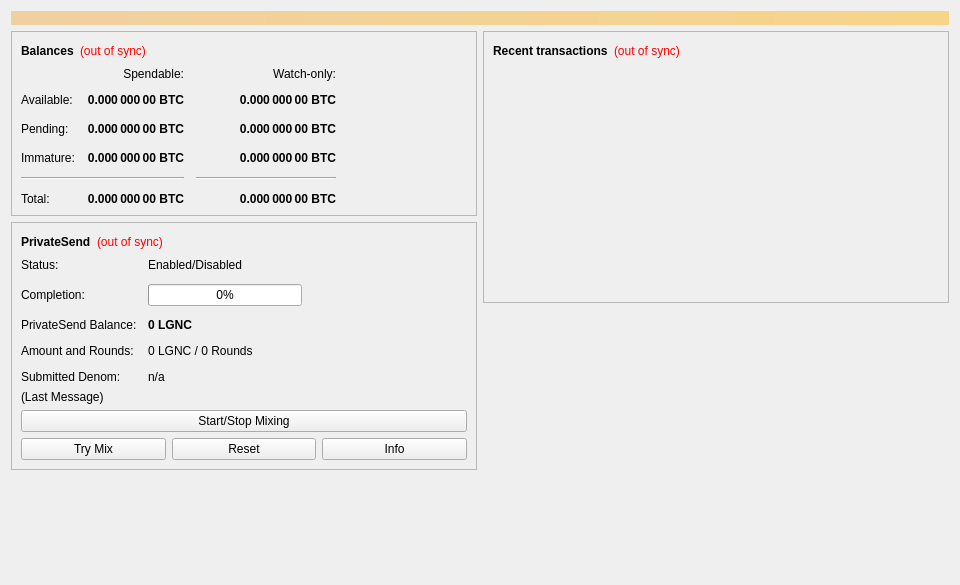
<?xml version="1.0" encoding="UTF-8"?>
<ui version="4.0">
 <class>OverviewPage</class>
 <widget class="QWidget" name="OverviewPage">
  <property name="geometry">
   <rect>
    <x>0</x>
    <y>0</y>
    <width>960</width>
    <height>585</height>
   </rect>
  </property>
  <property name="minimumSize">
   <size>
    <width>960</width>
    <height>0</height>
   </size>
  </property>
  <property name="windowTitle">
   <string>Form</string>
  </property>
  <layout class="QVBoxLayout" name="topLayout">
   <item>
    <widget class="QLabel" name="labelAlerts">
     <property name="visible">
      <bool>false</bool>
     </property>
     <property name="styleSheet">
      <string notr="true">QLabel { background-color: qlineargradient(x1: 0, y1: 0, x2: 1, y2: 0, stop:0 #F0D0A0, stop:1 #F8D488); color:#000000; }</string>
     </property>
     <property name="wordWrap">
      <bool>true</bool>
     </property>
     <property name="margin">
      <number>3</number>
     </property>
     <property name="textInteractionFlags">
      <set>Qt::TextSelectableByMouse</set>
     </property>
    </widget>
   </item>
   <item>
    <layout class="QHBoxLayout" name="horizontalLayout" stretch="1,1">
     <item>
      <layout class="QVBoxLayout" name="verticalLayout_2">
       <item>
        <widget class="QFrame" name="frame">
         <property name="frameShape">
          <enum>QFrame::StyledPanel</enum>
         </property>
         <property name="frameShadow">
          <enum>QFrame::Raised</enum>
         </property>
         <layout class="QVBoxLayout" name="verticalLayout_4">
          <item>
           <layout class="QHBoxLayout" name="horizontalLayout_4">
            <item>
             <widget class="QLabel" name="label_5">
              <property name="font">
               <font>
                <weight>75</weight>
                <bold>true</bold>
               </font>
              </property>
              <property name="text">
               <string>Balances</string>
              </property>
             </widget>
            </item>
            <item>
             <widget class="QLabel" name="labelWalletStatus">
              <property name="toolTip">
               <string>The displayed information may be out of date. Your wallet automatically synchronizes with the LegionCoin network after a connection is established, but this process has not completed yet.</string>
              </property>
              <property name="styleSheet">
               <string notr="true">QLabel { color: red; }</string>
              </property>
              <property name="text">
               <string notr="true">(out of sync)</string>
              </property>
              <property name="alignment">
               <set>Qt::AlignLeading|Qt::AlignLeft|Qt::AlignVCenter</set>
              </property>
             </widget>
            </item>
            <item>
             <spacer name="horizontalSpacer_3">
              <property name="orientation">
               <enum>Qt::Horizontal</enum>
              </property>
              <property name="sizeHint" stdset="0">
               <size>
                <width>40</width>
                <height>20</height>
               </size>
              </property>
             </spacer>
            </item>
           </layout>
          </item>
          <item>
           <layout class="QGridLayout" name="gridLayout">
            <property name="spacing">
             <number>12</number>
            </property>
            <item row="2" column="2">
             <widget class="QLabel" name="labelWatchPending">
              <property name="font">
               <font>
                <weight>75</weight>
                <bold>true</bold>
               </font>
              </property>
              <property name="cursor">
               <cursorShape>IBeamCursor</cursorShape>
              </property>
              <property name="toolTip">
               <string>Unconfirmed transactions to watch-only addresses</string>
              </property>
              <property name="text">
               <string notr="true">0.000 000 00 BTC</string>
              </property>
              <property name="alignment">
               <set>Qt::AlignRight|Qt::AlignTrailing|Qt::AlignVCenter</set>
              </property>
              <property name="textInteractionFlags">
               <set>Qt::LinksAccessibleByMouse|Qt::TextSelectableByKeyboard|Qt::TextSelectableByMouse</set>
              </property>
             </widget>
            </item>
            <item row="2" column="1">
             <widget class="QLabel" name="labelUnconfirmed">
              <property name="font">
               <font>
                <weight>75</weight>
                <bold>true</bold>
               </font>
              </property>
              <property name="cursor">
               <cursorShape>IBeamCursor</cursorShape>
              </property>
              <property name="toolTip">
               <string>Total of transactions that have yet to be confirmed, and do not yet count toward the spendable balance</string>
              </property>
              <property name="text">
               <string notr="true">0.000 000 00 BTC</string>
              </property>
              <property name="alignment">
               <set>Qt::AlignRight|Qt::AlignTrailing|Qt::AlignVCenter</set>
              </property>
              <property name="textInteractionFlags">
               <set>Qt::LinksAccessibleByMouse|Qt::TextSelectableByKeyboard|Qt::TextSelectableByMouse</set>
              </property>
             </widget>
            </item>
            <item row="3" column="2">
             <widget class="QLabel" name="labelWatchImmature">
              <property name="font">
               <font>
                <weight>75</weight>
                <bold>true</bold>
               </font>
              </property>
              <property name="cursor">
               <cursorShape>IBeamCursor</cursorShape>
              </property>
              <property name="toolTip">
               <string>Mined balance in watch-only addresses that has not yet matured</string>
              </property>
              <property name="text">
               <string notr="true">0.000 000 00 BTC</string>
              </property>
              <property name="alignment">
               <set>Qt::AlignRight|Qt::AlignTrailing|Qt::AlignVCenter</set>
              </property>
              <property name="textInteractionFlags">
               <set>Qt::LinksAccessibleByMouse|Qt::TextSelectableByKeyboard|Qt::TextSelectableByMouse</set>
              </property>
             </widget>
            </item>
            <item row="4" column="0" colspan="2">
             <widget class="Line" name="lineSpendableBalance">
              <property name="orientation">
               <enum>Qt::Horizontal</enum>
              </property>
             </widget>
            </item>
            <item row="4" column="2">
             <widget class="Line" name="lineWatchBalance">
              <property name="sizePolicy">
               <sizepolicy hsizetype="Preferred" vsizetype="Fixed">
                <horstretch>0</horstretch>
                <verstretch>0</verstretch>
               </sizepolicy>
              </property>
              <property name="minimumSize">
               <size>
                <width>140</width>
                <height>0</height>
               </size>
              </property>
              <property name="orientation">
               <enum>Qt::Horizontal</enum>
              </property>
             </widget>
            </item>
            <item row="5" column="0">
             <widget class="QLabel" name="labelTotalText">
              <property name="text">
               <string>Total:</string>
              </property>
             </widget>
            </item>
            <item row="3" column="1">
             <widget class="QLabel" name="labelImmature">
              <property name="font">
               <font>
                <weight>75</weight>
                <bold>true</bold>
               </font>
              </property>
              <property name="cursor">
               <cursorShape>IBeamCursor</cursorShape>
              </property>
              <property name="toolTip">
               <string>Mined balance that has not yet matured</string>
              </property>
              <property name="text">
               <string notr="true">0.000 000 00 BTC</string>
              </property>
              <property name="alignment">
               <set>Qt::AlignRight|Qt::AlignTrailing|Qt::AlignVCenter</set>
              </property>
              <property name="textInteractionFlags">
               <set>Qt::LinksAccessibleByMouse|Qt::TextSelectableByKeyboard|Qt::TextSelectableByMouse</set>
              </property>
             </widget>
            </item>
            <item row="2" column="3">
             <spacer name="horizontalSpacer_2">
              <property name="orientation">
               <enum>Qt::Horizontal</enum>
              </property>
              <property name="sizeHint" stdset="0">
               <size>
                <width>40</width>
                <height>20</height>
               </size>
              </property>
             </spacer>
            </item>
            <item row="3" column="0">
             <widget class="QLabel" name="labelImmatureText">
              <property name="text">
               <string>Immature:</string>
              </property>
             </widget>
            </item>
            <item row="5" column="1">
             <widget class="QLabel" name="labelTotal">
              <property name="font">
               <font>
                <weight>75</weight>
                <bold>true</bold>
               </font>
              </property>
              <property name="cursor">
               <cursorShape>IBeamCursor</cursorShape>
              </property>
              <property name="toolTip">
               <string>Your current total balance</string>
              </property>
              <property name="text">
               <string notr="true">0.000 000 00 BTC</string>
              </property>
              <property name="alignment">
               <set>Qt::AlignRight|Qt::AlignTrailing|Qt::AlignVCenter</set>
              </property>
              <property name="textInteractionFlags">
               <set>Qt::LinksAccessibleByMouse|Qt::TextSelectableByKeyboard|Qt::TextSelectableByMouse</set>
              </property>
             </widget>
            </item>
            <item row="5" column="2">
             <widget class="QLabel" name="labelWatchTotal">
              <property name="font">
               <font>
                <weight>75</weight>
                <bold>true</bold>
               </font>
              </property>
              <property name="cursor">
               <cursorShape>IBeamCursor</cursorShape>
              </property>
              <property name="toolTip">
               <string>Current total balance in watch-only addresses</string>
              </property>
              <property name="text">
               <string notr="true">0.000 000 00 BTC</string>
              </property>
              <property name="alignment">
               <set>Qt::AlignRight|Qt::AlignTrailing|Qt::AlignVCenter</set>
              </property>
              <property name="textInteractionFlags">
               <set>Qt::LinksAccessibleByMouse|Qt::TextSelectableByKeyboard|Qt::TextSelectableByMouse</set>
              </property>
             </widget>
            </item>
            <item row="0" column="2">
             <widget class="QLabel" name="labelWatchonly">
              <property name="text">
               <string>Watch-only:</string>
              </property>
              <property name="alignment">
               <set>Qt::AlignRight|Qt::AlignTrailing|Qt::AlignVCenter</set>
              </property>
             </widget>
            </item>
            <item row="1" column="0">
             <widget class="QLabel" name="labelBalanceText">
              <property name="text">
               <string>Available:</string>
              </property>
             </widget>
            </item>
            <item row="1" column="1">
             <widget class="QLabel" name="labelBalance">
              <property name="font">
               <font>
                <weight>75</weight>
                <bold>true</bold>
               </font>
              </property>
              <property name="cursor">
               <cursorShape>IBeamCursor</cursorShape>
              </property>
              <property name="toolTip">
               <string>Your current spendable balance</string>
              </property>
              <property name="text">
               <string notr="true">0.000 000 00 BTC</string>
              </property>
              <property name="alignment">
               <set>Qt::AlignRight|Qt::AlignTrailing|Qt::AlignVCenter</set>
              </property>
              <property name="textInteractionFlags">
               <set>Qt::LinksAccessibleByMouse|Qt::TextSelectableByKeyboard|Qt::TextSelectableByMouse</set>
              </property>
             </widget>
            </item>
            <item row="1" column="2">
             <widget class="QLabel" name="labelWatchAvailable">
              <property name="font">
               <font>
                <weight>75</weight>
                <bold>true</bold>
               </font>
              </property>
              <property name="cursor">
               <cursorShape>IBeamCursor</cursorShape>
              </property>
              <property name="toolTip">
               <string>Your current balance in watch-only addresses</string>
              </property>
              <property name="text">
               <string notr="true">0.000 000 00 BTC</string>
              </property>
              <property name="alignment">
               <set>Qt::AlignRight|Qt::AlignTrailing|Qt::AlignVCenter</set>
              </property>
              <property name="textInteractionFlags">
               <set>Qt::LinksAccessibleByMouse|Qt::TextSelectableByKeyboard|Qt::TextSelectableByMouse</set>
              </property>
             </widget>
            </item>
            <item row="2" column="0">
             <widget class="QLabel" name="labelPendingText">
              <property name="text">
               <string>Pending:</string>
              </property>
             </widget>
            </item>
            <item row="0" column="1">
             <widget class="QLabel" name="labelSpendable">
              <property name="text">
               <string>Spendable:</string>
              </property>
              <property name="alignment">
               <set>Qt::AlignRight|Qt::AlignTrailing|Qt::AlignVCenter</set>
              </property>
             </widget>
            </item>
           </layout>
          </item>
         </layout>
        </widget>
       </item>
       <item>
        <widget class="QFrame" name="framePrivateSend">
         <property name="layoutDirection">
          <enum>Qt::LeftToRight</enum>
         </property>
         <property name="frameShape">
          <enum>QFrame::StyledPanel</enum>
         </property>
         <property name="frameShadow">
          <enum>QFrame::Raised</enum>
         </property>
         <layout class="QVBoxLayout" name="VerticalLayout_PS1">
          <item>
           <layout class="QHBoxLayout" name="horizontalLayout_5">
            <item>
             <widget class="QLabel" name="labelPrivateSendHeader">
              <property name="font">
               <font>
                <weight>75</weight>
                <bold>true</bold>
               </font>
              </property>
              <property name="text">
               <string>PrivateSend</string>
              </property>
             </widget>
            </item>
            <item>
             <widget class="QLabel" name="labelPrivateSendSyncStatus">
              <property name="toolTip">
               <string>The displayed information may be out of date. Your wallet automatically synchronizes with the LegionCoin network after a connection is established, but this process has not completed yet.</string>
              </property>
              <property name="styleSheet">
               <string notr="true">QLabel { color: red; }</string>
              </property>
              <property name="text">
               <string notr="true">(out of sync)</string>
              </property>
              <property name="alignment">
               <set>Qt::AlignLeading|Qt::AlignLeft|Qt::AlignVCenter</set>
              </property>
             </widget>
            </item>
            <item>
             <spacer name="horizontalSpacer_4">
              <property name="orientation">
               <enum>Qt::Horizontal</enum>
              </property>
              <property name="sizeHint" stdset="0">
               <size>
                <width>40</width>
                <height>20</height>
               </size>
              </property>
             </spacer>
            </item>
           </layout>
          </item>
          <item>
           <layout class="QFormLayout" name="privateSendFormLayout">
            <property name="fieldGrowthPolicy">
             <enum>QFormLayout::AllNonFixedFieldsGrow</enum>
            </property>
            <property name="horizontalSpacing">
             <number>11</number>
            </property>
            <property name="verticalSpacing">
             <number>12</number>
            </property>
            <item row="0" column="0">
             <widget class="QLabel" name="labelPrivateSendEnabledText">
              <property name="text">
               <string>Status:</string>
              </property>
             </widget>
            </item>
            <item row="0" column="1">
             <widget class="QLabel" name="labelPrivateSendEnabled">
              <property name="text">
               <string>Enabled/Disabled</string>
              </property>
             </widget>
            </item>
            <item row="1" column="0">
             <widget class="QLabel" name="labelCompletitionText">
              <property name="text">
               <string>Completion:</string>
              </property>
             </widget>
            </item>
            <item row="1" column="1">
             <widget class="QProgressBar" name="privateSendProgress">
              <property name="maximumSize">
               <size>
                <width>154</width>
                <height>16777215</height>
               </size>
              </property>
              <property name="value">
               <number>0</number>
              </property>
             </widget>
            </item>
            <item row="2" column="0">
             <widget class="QLabel" name="labelAnonymizedText">
              <property name="text">
               <string>PrivateSend Balance:</string>
              </property>
             </widget>
            </item>
            <item row="2" column="1">
             <widget class="QLabel" name="labelAnonymized">
              <property name="font">
               <font>
                <weight>75</weight>
                <bold>true</bold>
               </font>
              </property>
              <property name="text">
               <string notr="true">0 LGNC</string>
              </property>
             </widget>
            </item>
            <item row="3" column="0">
             <widget class="QLabel" name="labelAmountAndRoundsText">
              <property name="text">
               <string>Amount and Rounds:</string>
              </property>
             </widget>
            </item>
            <item row="3" column="1">
             <widget class="QLabel" name="labelAmountRounds">
              <property name="text">
               <string>0 LGNC / 0 Rounds</string>
              </property>
             </widget>
            </item>
            <item row="4" column="0">
             <widget class="QLabel" name="labelSubmittedDenomText">
              <property name="text">
               <string>Submitted Denom:</string>
              </property>
             </widget>
            </item>
            <item row="4" column="1">
             <widget class="QLabel" name="labelSubmittedDenom">
              <property name="toolTip">
               <string>The denominations you submitted to the Masternode.&lt;br&gt;To mix, other users must submit the exact same denominations.</string>
              </property>
              <property name="text">
               <string>n/a</string>
              </property>
             </widget>
            </item>
           </layout>
          </item>
          <item>
           <layout class="QVBoxLayout" name="VerticalLayout_PS">
            <item>
             <widget class="QLabel" name="labelPrivateSendLastMessage">
              <property name="text">
               <string>(Last Message)</string>
              </property>
              <property name="alignment">
               <set>Qt::AlignLeading|Qt::AlignLeft|Qt::AlignTop</set>
              </property>
              <property name="wordWrap">
               <bool>true</bool>
              </property>
             </widget>
            </item>
            <item>
             <widget class="QPushButton" name="togglePrivateSend">
              <property name="sizePolicy">
               <sizepolicy hsizetype="MinimumExpanding" vsizetype="Fixed">
                <horstretch>0</horstretch>
                <verstretch>0</verstretch>
               </sizepolicy>
              </property>
              <property name="text">
               <string>Start/Stop Mixing</string>
              </property>
             </widget>
            </item>
            <item>
             <layout class="QHBoxLayout" name="horizontalLayout_debugbuttons">
              <item>
               <widget class="QPushButton" name="privateSendAuto">
                <property name="sizePolicy">
                 <sizepolicy hsizetype="MinimumExpanding" vsizetype="Fixed">
                  <horstretch>0</horstretch>
                  <verstretch>0</verstretch>
                 </sizepolicy>
                </property>
                <property name="toolTip">
                 <string>Try to manually submit a PrivateSend request.</string>
                </property>
                <property name="text">
                 <string>Try Mix</string>
                </property>
               </widget>
              </item>
              <item>
               <widget class="QPushButton" name="privateSendReset">
                <property name="sizePolicy">
                 <sizepolicy hsizetype="MinimumExpanding" vsizetype="Fixed">
                  <horstretch>0</horstretch>
                  <verstretch>0</verstretch>
                 </sizepolicy>
                </property>
                <property name="toolTip">
                 <string>Reset the current status of PrivateSend (can interrupt PrivateSend if it's in the process of Mixing, which can cost you money!)</string>
                </property>
                <property name="autoFillBackground">
                 <bool>false</bool>
                </property>
                <property name="text">
                 <string>Reset</string>
                </property>
               </widget>
              </item>
              <item>
               <widget class="QPushButton" name="privateSendInfo">
                <property name="sizePolicy">
                 <sizepolicy hsizetype="MinimumExpanding" vsizetype="Fixed">
                  <horstretch>0</horstretch>
                  <verstretch>0</verstretch>
                 </sizepolicy>
                </property>
                <property name="toolTip">
                 <string>Information about PrivateSend and Mixing</string>
                </property>
                <property name="text">
                 <string>Info</string>
                </property>
               </widget>
              </item>
             </layout>
            </item>
           </layout>
          </item>
         </layout>
        </widget>
       </item>
       <item>
        <spacer name="verticalSpacer">
         <property name="orientation">
          <enum>Qt::Vertical</enum>
         </property>
         <property name="sizeHint" stdset="0">
          <size>
           <width>20</width>
           <height>40</height>
          </size>
         </property>
        </spacer>
       </item>
      </layout>
     </item>
     <item>
      <layout class="QVBoxLayout" name="verticalLayout_3">
       <item>
        <widget class="QFrame" name="frame_2">
         <property name="frameShape">
          <enum>QFrame::StyledPanel</enum>
         </property>
         <property name="frameShadow">
          <enum>QFrame::Raised</enum>
         </property>
         <layout class="QVBoxLayout" name="verticalLayout">
          <item>
           <layout class="QHBoxLayout" name="horizontalLayout_2">
            <item>
             <widget class="QLabel" name="label_4">
              <property name="font">
               <font>
                <weight>75</weight>
                <bold>true</bold>
               </font>
              </property>
              <property name="text">
               <string>Recent transactions</string>
              </property>
             </widget>
            </item>
            <item>
             <widget class="QLabel" name="labelTransactionsStatus">
              <property name="toolTip">
               <string>The displayed information may be out of date. Your wallet automatically synchronizes with the LegionCoin network after a connection is established, but this process has not completed yet.</string>
              </property>
              <property name="styleSheet">
               <string notr="true">QLabel { color: red; }</string>
              </property>
              <property name="text">
               <string notr="true">(out of sync)</string>
              </property>
              <property name="alignment">
               <set>Qt::AlignLeading|Qt::AlignLeft|Qt::AlignVCenter</set>
              </property>
             </widget>
            </item>
            <item>
             <spacer name="horizontalSpacer">
              <property name="orientation">
               <enum>Qt::Horizontal</enum>
              </property>
              <property name="sizeHint" stdset="0">
               <size>
                <width>40</width>
                <height>20</height>
               </size>
              </property>
             </spacer>
            </item>
           </layout>
          </item>
          <item>
           <widget class="QListView" name="listTransactions">
            <property name="styleSheet">
             <string notr="true">QListView { background: transparent; }</string>
            </property>
            <property name="frameShape">
             <enum>QFrame::NoFrame</enum>
            </property>
            <property name="verticalScrollBarPolicy">
             <enum>Qt::ScrollBarAlwaysOff</enum>
            </property>
            <property name="horizontalScrollBarPolicy">
             <enum>Qt::ScrollBarAlwaysOff</enum>
            </property>
            <property name="selectionMode">
             <enum>QAbstractItemView::NoSelection</enum>
            </property>
           </widget>
          </item>
         </layout>
        </widget>
       </item>
       <item>
        <spacer name="verticalSpacer_2">
         <property name="orientation">
          <enum>Qt::Vertical</enum>
         </property>
         <property name="sizeHint" stdset="0">
          <size>
           <width>20</width>
           <height>40</height>
          </size>
         </property>
        </spacer>
       </item>
      </layout>
     </item>
    </layout>
   </item>
  </layout>
 </widget>
 <resources/>
 <connections/>
</ui>
